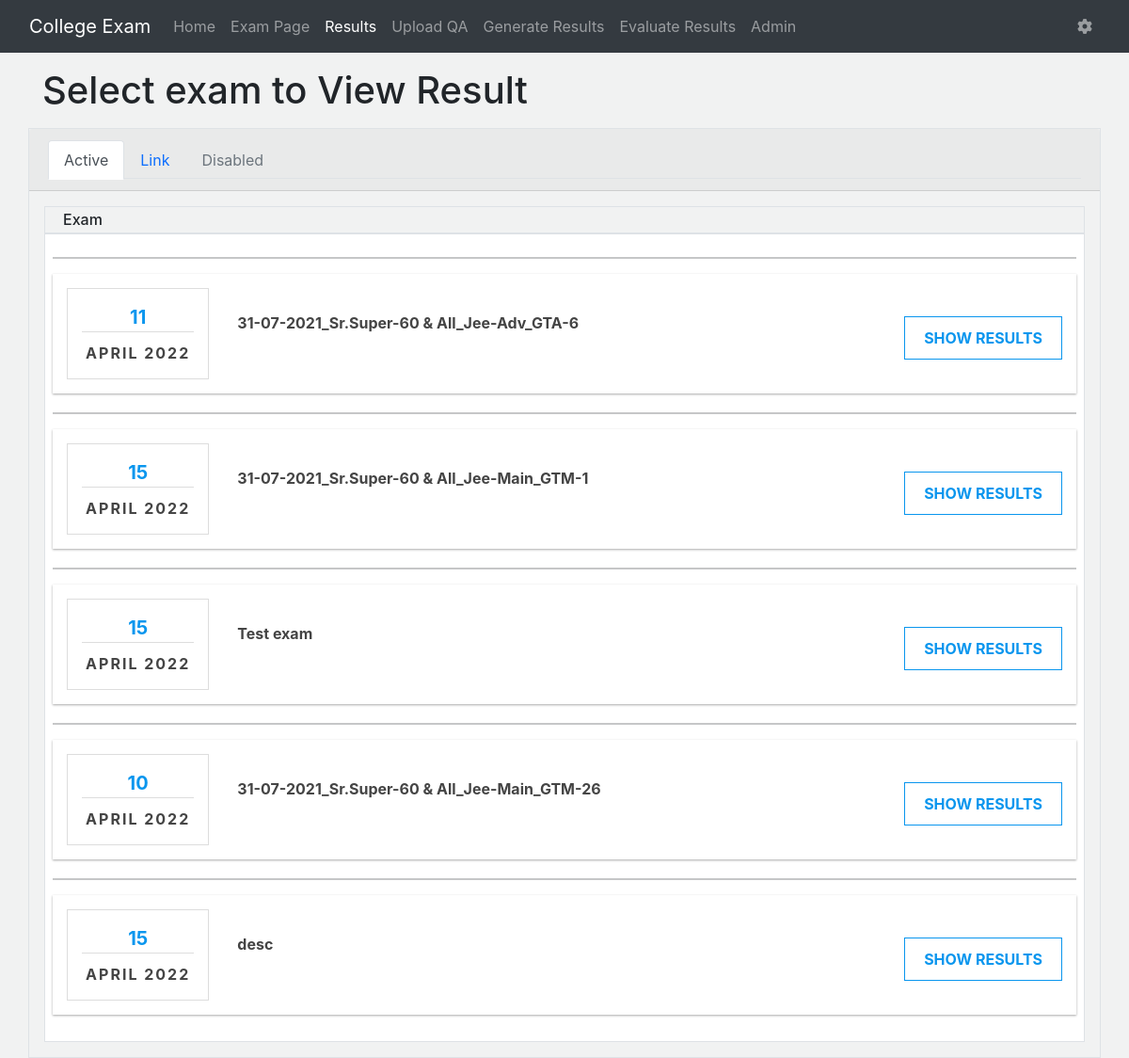
Screenshot of /exam/results/students/ (signed in) with the database file from the repository.
### exam/models.py (models this page shows, shortened)
class ExamData(models.Model):
	title = models.CharField(max_length=50)
	start_time = models.CharField(max_length=10)
	end_time = models.CharField(max_length=10)
	total_time = models.CharField(max_length=10)
	exam_id = models.IntegerField(unique=True)
	type = models.CharField(max_length=100, default="custom-21")
	date = models.DateField()
	status = models.BooleanField(default=False)
	class Meta:
		verbose_name = "ExamData"
		verbose_name_plural = "ExamDatas"

### exam/views.py (the view)
# urls.py: path('results/students/', views.studentresults, name="studentresults"),
@transaction.atomic
def studentresults(request):
	if not request.user.is_staff:
		return HttpResponse("Not permitted")
	result_exam = Result.objects.all().values('exam_id').distinct()
	allexams = []
	for exam_id in result_exam:
		exam = ExamData.objects.filter(exam_id=exam_id['exam_id'])[0]
		allexams.append({
			'title': exam.title, 'examid': int(exam.exam_id),
			'day': exam.date.day, 'month': calendar.month_name[exam.date.month], 'year': exam.date.year
		})
	for exam_id in DescResultStatus.objects.all():
		exam = ExamData.objects.filter(exam_id=exam_id.exam_id)[0]
		allexams.append({
			'title': exam.title, 'examid': int(exam.exam_id),
			'day': exam.date.day, 'month': calendar.month_name[exam.date.month], 'year': exam.date.year
		})
	content = {
		'allexams': allexams,
		'active': 'results',
	}
	return render(request, "studentsresults.html", content)

### templates/studentsresults.html (shortened to what this page needs)
{% extends 'base.html' %}
{% block body %}
    <div class="container my-3">
        <h1>Select exam to View Result</h1>
    </div>
    <div class="container border p-0">
        <div class="card-header">
            <ul class="nav nav-tabs">
                <li class="nav-item">
                    <a class="nav-link active" aria-current="true" href="#">Active</a>
                </li>
                <li class="nav-item">
                    <a class="nav-link" href="#">Link</a>
                </li>
                <li class="nav-item">
                    <a class="nav-link disabled" href="#" tabindex="-1" aria-disabled="true">Disabled</a>
                </li>
            </ul>
        </div>
        <div class="container p-3">
            <div class="container p-0">
                <div class="container border">
                    <h6 class="sorting m-0 p-1">Exam</h6>
                </div>
                <div class="container p-2 border" style="background-color: #fff;">
                    {% for exams in allexams %}
                    <hr class="">
                    <div id="takeExamId{{exams.examid}}">
                        <div class="box-card" style="border-radius: 0;">
                            <div class="row">
                                <div class="col-md-2 col-sm-3 col-xs-4">
                                    <div class="box-date text-center" style="border-radius: 0;">
                                        <ul>
                                            <li class="t-date"><span>{{exams.day}}</span>
                                            </li>
                                            <li class="t-month"><span>{{exams.month}} {{exams.year}}</span></li>
                                        </ul>
                                    </div>
                                </div>
                                <div class="col-md-6 col-sm-6 col-xs-8">
                                    <div class="box-subject">
                                        <ul>
                                            <li class="t-subject">
                                            <span class="left">{{exams.title |safe}}</span>
                                            </li>
                                        </ul>
                                    </div>
                                </div>
                                <div class="col-md-4 col-sm-3">
                                    <div class="box-button">
                                        <button type="button" class="btn-guest pull-right"
                                            id="getStartExamButtonId{{exams.examid}}" style="border-radius: 0;"
                                            onclick="resultView('{{exams.examid}}')">SHOW RESULTS</button>
                                    </div>
                                </div>
                            </div>
                        </div>
                    </div>
                    {% endfor %}
                </div>
            </div>
        </div>
    </div>
    <link rel="stylesheet" href="https://cdnjs.cloudflare.com/ajax/libs/font-awesome/4.7.0/css/font-awesome.min.css">
{% endblock body %}

### templates/studentsresults.html (style rules this page uses)
.box-card { background: #fff; border-radius: 6px; box-shadow: 0 1px 3px rgba(0, 0, 0, 0.12), 0 1px 2px rgba(0, 0, 0, 0.24); transition: all 0.3s cubic-bezier(.25, .8, .25, 1); margin-bottom: 20px; padding: 15px; }
.box-date { padding: 15px; border: 1px solid #ddd; border-radius: 6px }
.t-date { color: #0a96ee; font-size: 20px; font-weight: bold; border-bottom: 1px solid #ddd; }
.t-month { color: #444444; font-size: 16px; font-weight: bold; letter-spacing: 2px; text-transform: uppercase; padding-top: 10px; }
.box-subject { padding: 20px 0; }
.box-subject li { padding: 5px 0 }
.t-subject { font-size: 16px; font-weight: bold; color: #444444 }
.box-button { padding: 20px 0 }
.btn-guest { border: 1px solid #0a96ee; border-radius: 6px; background: #fff; color: #0a96ee; padding: 10px 20px; font-weight: bold; margin-top: 10px }
ul { margin: 0; padding: 0 }
li { list-style: none }

### templates/base.html (style rules this page uses)
body { background-color: rgb(241, 242, 242); }

### rows the page displays
ExamData: title "31-07-2021_Sr.Super-60 & All_Jee-Adv_GTA-6"
ExamData: title "31-07-2021_Sr.Super-60 & All_Jee-Main_GTM-1"
ExamData: title "Test exam"
ExamData: title "31-07-2021_Sr.Super-60 & All_Jee-Main_GTM-26"
ExamData: title "desc"

### other values shown
{{ exams.day }} "11" "15" "15" "10" "15"
{{ exams.month }} "APRIL" "APRIL" "APRIL" "APRIL" "APRIL"
{{ exams.year }} "2022" "2022" "2022" "2022" "2022"
